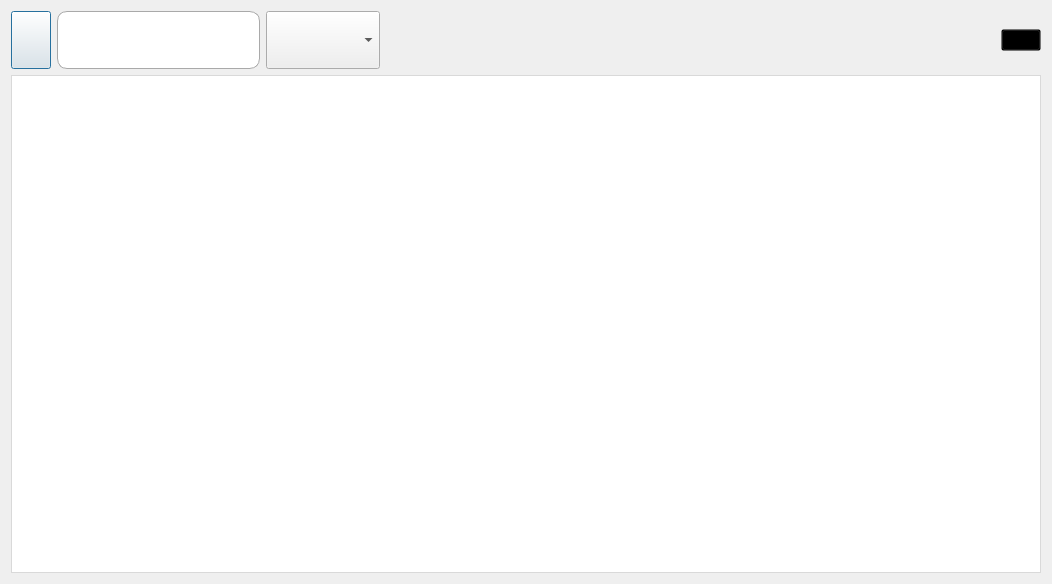
<?xml version="1.0" encoding="UTF-8"?>
<ui version="4.0">
 <class>partsTracker</class>
 <widget class="QDialog" name="partsTracker">
  <property name="geometry">
   <rect>
    <x>0</x>
    <y>0</y>
    <width>1052</width>
    <height>584</height>
   </rect>
  </property>
  <property name="windowTitle">
   <string>Parts Tracker</string>
  </property>
  <layout class="QHBoxLayout" name="horizontalLayout_3">
   <item>
    <layout class="QVBoxLayout" name="verticalLayout">
     <item>
      <layout class="QHBoxLayout" name="horizontalLayout_2">
       <item>
        <layout class="QHBoxLayout" name="horizontalLayout">
         <item>
          <widget class="QPushButton" name="pushButton_search">
           <property name="sizePolicy">
            <sizepolicy hsizetype="Preferred" vsizetype="Preferred">
             <horstretch>0</horstretch>
             <verstretch>0</verstretch>
            </sizepolicy>
           </property>
           <property name="styleSheet">
            <string notr="true"/>
           </property>
           <property name="text">
            <string/>
           </property>
           <property name="icon">
            <iconset resource="asert.qrc">
             <normaloff>:/Images/search.png</normaloff>:/Images/search.png</iconset>
           </property>
           <property name="iconSize">
            <size>
             <width>50</width>
             <height>50</height>
            </size>
           </property>
          </widget>
         </item>
         <item>
          <widget class="QLineEdit" name="lineEdit">
           <property name="sizePolicy">
            <sizepolicy hsizetype="Preferred" vsizetype="Preferred">
             <horstretch>0</horstretch>
             <verstretch>0</verstretch>
            </sizepolicy>
           </property>
           <property name="font">
            <font>
             <pointsize>16</pointsize>
            </font>
           </property>
           <property name="styleSheet">
            <string notr="true">QLineEdit {
    border: 1px solid #a9a9a9;
    padding: 5px;
    border-radius: 10px; /* Adjust the value to control the roundness */
    background-color: #ffffff; /* Set the background color to white */
    color: #333333;
}

QLineEdit:focus {
    border-color: #3e7bb6;
}
</string>
           </property>
          </widget>
         </item>
         <item>
          <widget class="QComboBox" name="comboBox">
           <property name="sizePolicy">
            <sizepolicy hsizetype="Preferred" vsizetype="Preferred">
             <horstretch>0</horstretch>
             <verstretch>0</verstretch>
            </sizepolicy>
           </property>
           <property name="font">
            <font>
             <pointsize>16</pointsize>
             <weight>75</weight>
             <bold>true</bold>
            </font>
           </property>
          </widget>
         </item>
        </layout>
       </item>
       <item>
        <spacer name="horizontalSpacer">
         <property name="orientation">
          <enum>Qt::Horizontal</enum>
         </property>
         <property name="sizeHint" stdset="0">
          <size>
           <width>478</width>
           <height>58</height>
          </size>
         </property>
        </spacer>
       </item>
       <item>
        <widget class="QPushButton" name="pushButton_refresh">
         <property name="styleSheet">
          <string notr="true">background-color:transparent;</string>
         </property>
         <property name="text">
          <string/>
         </property>
         <property name="icon">
          <iconset resource="asert.qrc">
           <normaloff>:/Images/refresh.png</normaloff>:/Images/refresh.png</iconset>
         </property>
         <property name="iconSize">
          <size>
           <width>45</width>
           <height>45</height>
          </size>
         </property>
        </widget>
       </item>
      </layout>
     </item>
     <item>
      <widget class="QTableView" name="tableView">
       <property name="styleSheet">
        <string notr="true">QTableView {
    border: 1px solid #d9d9d9;
    background-color: #ffffff;
    padding: 0;
    gridline-color: #d9d9d9;
}

QTableView::item {
    padding: 5px;
    border: none;
}

QTableView::item:selected {
    background-color: #3e7bb6;
    color: #ffffff;
}

QHeaderView::section {
    background-color: #f2f2f2;
    color: #333333;
    padding: 5px;
    font-weight: bold;
    border: none;
    border-right: 1px solid #d9d9d9;
    border-bottom: 1px solid #d9d9d9;
    min-width: 80px;
    min-height: 30px;
    font-size: 18px;
}

QHeaderView::section:checked {
    background-color: #3e7bb6;
    color: #ffffff;
}

QHeaderView::section:pressed {
    background-color: #3e7bb6;
    color: #ffffff;
}

QHeaderView::section:first {
    border-top-left-radius: 5px;
}

QHeaderView::section:last {
    border-top-right-radius: 5px;
    border-right: none;
}

QHeaderView::section:middle {
    border-right: none;
}

QTableView::horizontalHeader {
    border-top: 1px solid #d9d9d9;
    border-bottom: 1px solid #d9d9d9;
}

QTableView::verticalHeader {
    border-right: 1px solid #d9d9d9;
}

QHeaderView::section:horizontal {
    background-color: #e2e2e2;
    border-top: 1px solid #9d9d9d;
}

QHeaderView::section:horizontal:pressed {
    background-color: #3e7bb6;
    color: #ffffff;
}
</string>
       </property>
      </widget>
     </item>
    </layout>
   </item>
  </layout>
 </widget>
 <resources>
  <include location="asert.qrc"/>
 </resources>
 <connections/>
</ui>
